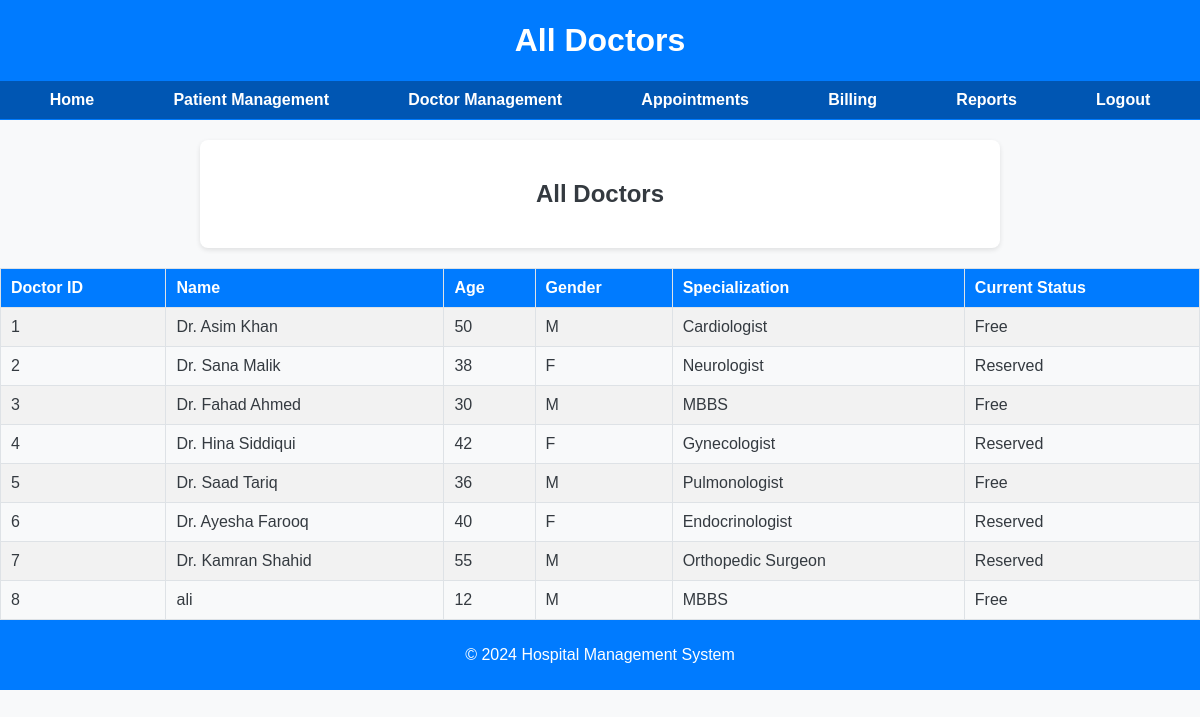
/doctors/view_all, run on the app's committed database.
### tables this page shows
CREATE TABLE doctors (
                        id INTEGER PRIMARY KEY AUTOINCREMENT,
                        name TEXT,
                        age INTEGER,
                        gender TEXT CHECK(gender IN ('M', 'F')) NOT NULL,
                        specialization TEXT,
                        current_status TEXT CHECK(current_status IN ('Free', 'Reserved')) NOT NULL);

### app.py (the view)
@app.route('/doctors/view_all', methods=['GET', 'POST'])
def view_all_doctors1():
    doctors = view_all_doctors()
    if doctors:
        return render_template('view_all_doctors.html', doctors = doctors)
    else:
        flash(f"No Doctors in Database Yet", "error")
        return redirect(url_for('doctor_management'))

### Doctor_Management.py (called while the page is built)
def view_all_doctors():
    cursor.execute("SELECT * FROM doctors")
    doctors = cursor.fetchall()
    return doctors

### templates/view_all_doctors.html (shortened to what this page needs)
{% extends "base.html" %}
{% block header %}
    All Doctors
{% endblock %}
{% block styles %}
    <link rel="stylesheet" href="{{ url_for('static', filename='doctor_all_file.css') }}">
{% endblock %}
{% block content %}
    <div class="container">
        <h2>All Doctors</h2>
    </div>
    {% if doctors %}
        <table border="1">
            <tr>
                <th>Doctor ID</th>
                <th>Name</th>
                <th>Age</th>
                <th>Gender</th>
                <th>Specialization</th>
                <th>Current Status</th>
            </tr>
            {% for doctor in doctors %}
                <tr>
                    <td>{{ doctor[0] }}</td>
                    <td>{{ doctor[1] }}</td>
                    <td>{{ doctor[2] }}</td>
                    <td>{{ doctor[3] }}</td>
                    <td>{{ doctor[4] }}</td>
                    <td>{{ doctor[5] }}</td>
                </tr>
            {% endfor %}
        </table>
    {% endif %}
{% endblock %}

### static/doctor_all_file.css (style rules this page uses)
*,*::after,::before { box-sizing: border-box; }
body { font-family: Arial, sans-serif; margin: 0; padding: 0; background-color: #f8f9fa; color: #343a40; }
h2 { text-align: center; }
.container { max-width: 800px; margin: 20px auto; padding: 20px; background: white; border-radius: 8px; box-shadow: 0 2px 5px rgba(0, 0, 0, 0.1); }
table { width: 100%; border-collapse: collapse; margin-top: 20px; }
th, td { text-align: left; padding: 10px; border: 1px solid #dee2e6; }
th { background-color: #007bff; color: white; }
tr:nth-child(even) { background-color: #f2f2f2; }

### data on the page
doctors: id "1", name "Dr. Asim Khan", age "50", gender "M", specialization "Cardiologist", current_status "Free"
doctors: id "2", name "Dr. Sana Malik", age "38", gender "F", specialization "Neurologist", current_status "Reserved"
doctors: id "3", name "Dr. Fahad Ahmed", age "30", gender "M", specialization "MBBS", current_status "Free"
doctors: id "4", name "Dr. Hina Siddiqui", age "42", gender "F", specialization "Gynecologist", current_status "Reserved"
doctors: id "5", name "Dr. Saad Tariq", age "36", gender "M", specialization "Pulmonologist", current_status "Free"
doctors: id "6", name "Dr. Ayesha Farooq", age "40", gender "F", specialization "Endocrinologist", current_status "Reserved"
doctors: id "7", name "Dr. Kamran Shahid", age "55", gender "M", specialization "Orthopedic Surgeon", current_status "Reserved"
doctors: id "8", name "ali", age "12", gender "M", specialization "MBBS", current_status "Free"
